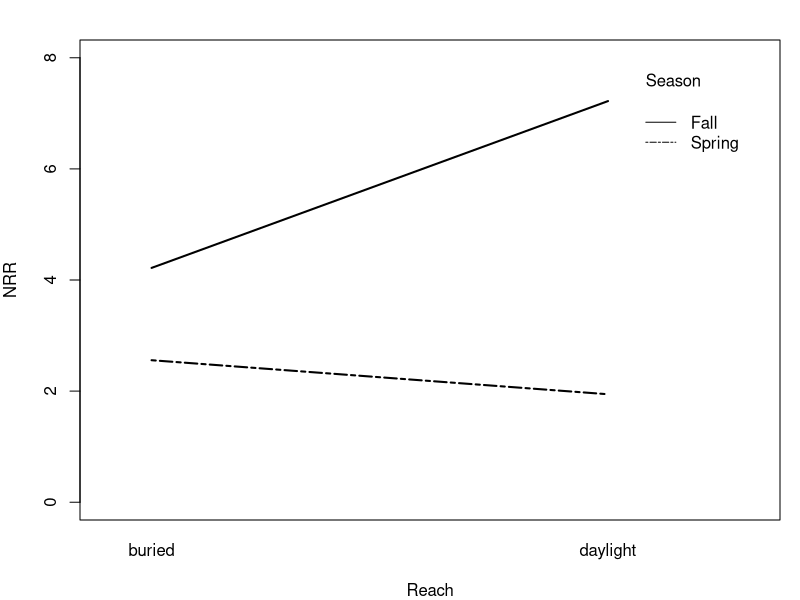
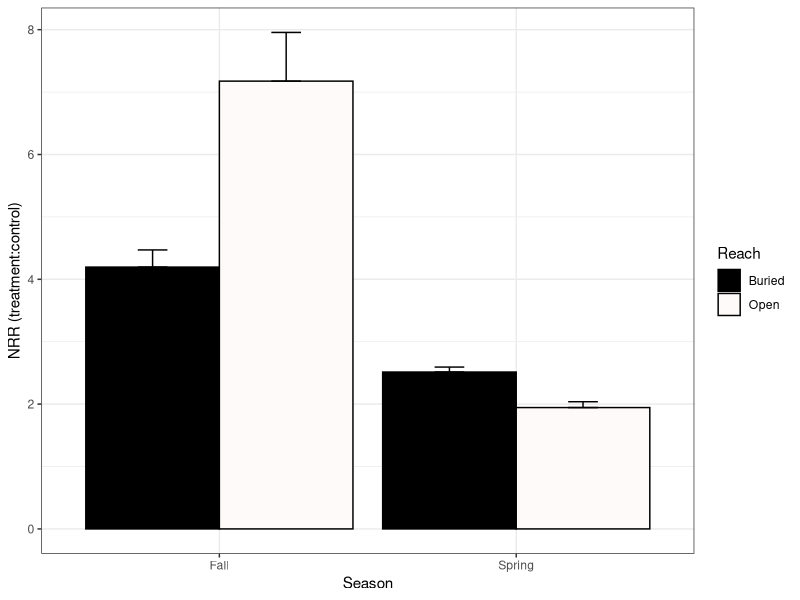
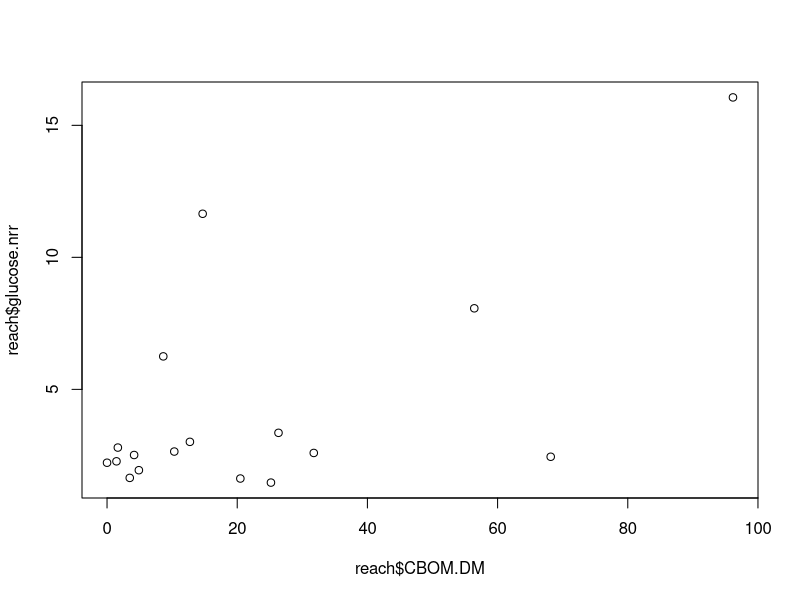
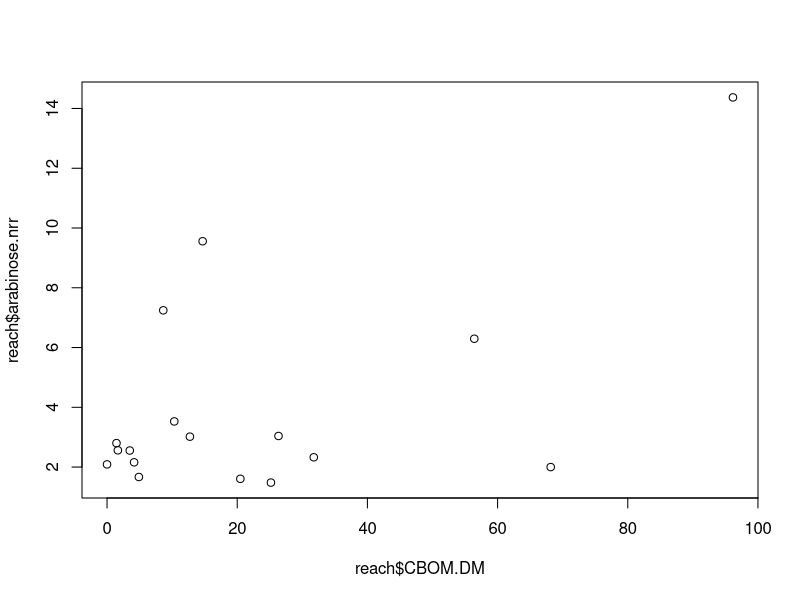
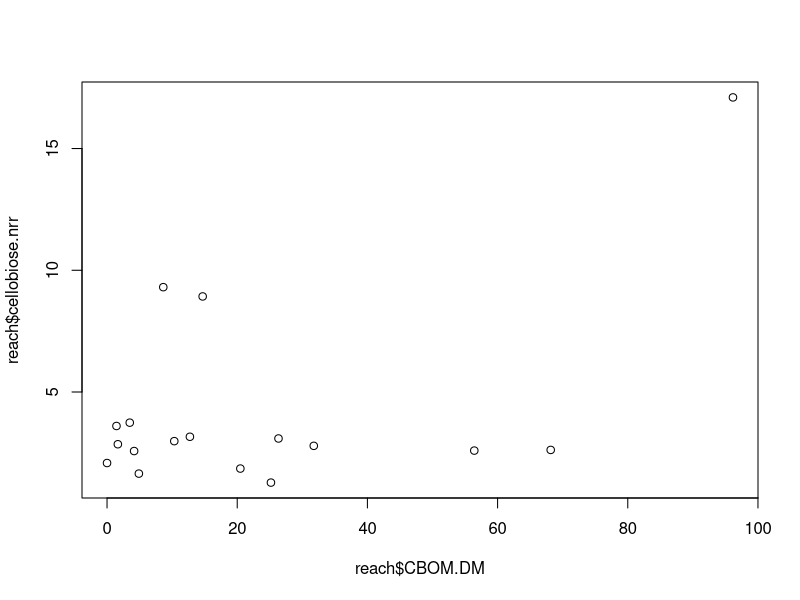

Write R code to recreate these figures, in order. (Note: this script raises an error after producing the figures.)
#9-May-16
#This R script compiles all our final analyses from cincy.reach.R
#and cincy.nds.R.  Those two files contain the variance optimization 
#and model selection code.

############################################################################################
#load and set up data

#packages
install.packages("nlme")
install.packages("nortest")
install.packages("dplyr")
install.packages("multcomp")
install.packages("MASS")
install.packages("ggplot2")
library(nlme)
library(nortest)
library(dplyr)
library(multcomp)
library(MASS)
library(ggplot2)

#load and evaluate NDS data
nds<-read.table(file="cincy.nds.csv", header=T, sep=',')
str(nds)
unique(nds$stream)
unique(nds$season)
unique(nds$reach)
unique(nds$carbon)

nds$carbon <- factor(nds$carbon, levels = c("Control", "Arabinose", "Cellobiose", "Glucose"))

#load and evaluate REACH data
reach<-read.table(file="cincy.reach.csv", header=T, sep=',')
unique(reach$stream)
unique(reach$season)
unique(reach$reach)
str(reach)

############################################################################################
#Carbon limitation analysis with NDS data
fall<-subset(nds, season=="Fall")
spring<-subset(nds, season=="Spring")
fall.spring<-rbind(fall,spring)
fall.spring<-droplevels(fall.spring)#removes summer as a level bc it has no values

vf1 = varIdent(form = ~1|season*reach) 
vf2 = varExp(form = ~ fitted (.)|season)
vf3 = varIdent(form = ~1|stream)

M.nds<-lme(nrr~season*reach, random=~1|stream, 
           weights=varComb(vf1,vf2,vf3), data=fall.spring, 
           na.action=na.omit)
anova(M.nds)
summary(M.nds)

#interaction plot
op<-par(mfrow=c(1,1), mar=c(4,4,2,1))
x<-fall.spring[complete.cases(fall.spring),]#strips NA rows from data for plotting
x<-droplevels(x)#removes levels with no values, such as summer
with(x, 
     interaction.plot(reach,season,nrr, 
                      ylim=c(0,8),lty=c(1,12),lwd=2,ylab="NRR", 
                      xlab="Reach", trace.label="Season"))
par(op)
#fall has stronger NRR than spring, 
#but in spring, buried have greater response to added carbon
#whereas in fall, daylight reaches have greater response to added carbon

data = data.frame(aggregate(nrr~season+reach, data=fall.spring, 
            FUN=function(x) c(mean=mean(x), sd=sd(x), 
            n=length(x), se=sd(x)/sqrt(length(x)))))
data#look at aggregated data
x=data.frame(reach=factor(c("Buried","Buried","Open","Open")), 
            season=factor(c("Fall","Spring","Fall","Spring"), 
            levels=c("Fall","Spring")), 
            nrr.mean=c(4.19558058,2.51384505,7.17557390,1.94443149),
            nrr.se=c(0.27504630,0.08000855,0.78039976,0.09377607))
p<-ggplot(data=x, 
       aes(x=season, y=nrr.mean, fill=reach)) + geom_bar(stat="identity", 
       position=position_dodge(), colour="black") + geom_errorbar(aes(ymin=nrr.mean, 
       ymax=nrr.mean+nrr.se), width=0.2, 
       position=position_dodge(0.9)) + scale_fill_manual(values=c("black","snow"))
p+xlab("Season")+ylab("NRR (treatment:control)")+labs(fill="Reach")+theme_bw()
############################################################################################
#Reach scale data analysis


############multivariate approach to incorporate glucose, arabinose, and cellobiose responses
############into a single model
install.packages("vegan")
library(vegan)

#http://cc.oulu.fi/~jarioksa/softhelp/vegan/html/adonis.html
y <- cbind(reach$glucose.nrr,reach$arabinose.nrr,reach$cellobiose.nrr)
L.y <- cbind(log(reach$glucose.nrr+1),log(reach$arabinose.nrr+1),log(reach$cellobiose.nrr+1))
adonis(y~CBOM.DM+FBOM.DM, data=reach, na.action=na.omit, perm=1e5)
  #runs a simulation that returns CBOM as significant (p=0.039) and FBOM as marginal (p=0.053)
M1<-adonis(y~CBOM.DM+FBOM.DM, data=reach, na.action=na.omit, perm=1e5)
coefficients(M1)#glucose is term 1, arabinose is term 2, cellobiose is term 3
summary(M1)

#interpretation:  the more CBOM and FBOM, the greater the response to added carbon in NDS

plot(reach$glucose.nrr~reach$CBOM.DM)
plot(reach$arabinose.nrr~reach$CBOM.DM)
plot(reach$cellobiose.nrr~reach$CBOM.DM)

#these look terrible...maybe it's better not to graph these?

############N acquisition enzymes
vf1<-varIdent(form = ~1|stream)

M.nace<-gls(NACE.DM~season, weights=vf1, 
         data=reach, na.action=na.omit, method="REML")
anova(M.nace)
summary(M.nace)

model.matrix.gls <- function(M.nace, ...){
  model.matrix(terms(M.nace), data = getData(M.nace), ...)  
}
model.frame.gls <- function(M.nace, ...){
  model.frame(formula(M.nace), data = getData(M.nace), ...)  
}
terms.gls <- function(M.nace, ...){
  terms(model.frame(M.nace),...)  
}

multCompTukey <- glht(M.nace, linfct = mcp(season = "Tukey")) 
summary(multCompTukey)

#interpretation:  more N acquisition effort in fall compared to spring

data = data.frame(aggregate(NACE.DM~season, data=reach, 
             FUN=function(x) c(mean=mean(x), sd=sd(x), 
             n=length(x), se=sd(x)/sqrt(length(x)))))
data#look at aggregated data
x=data.frame(season=factor(c("Fall","Spring","Summer"), 
             levels=c("Fall","Spring","Summer")), 
             NACE.mean=c(1292.0847,473.3486,1020.8635),
             NACE.se=c(154.7755,210.6108,138.3992))
p<-ggplot(data=x, 
          aes(x=season, y=NACE.mean)) + geom_bar(stat="identity", 
          position=position_dodge(), colour="black") + geom_errorbar(aes(ymin=NACE.mean, 
          ymax=NACE.mean+NACE.se), width=0.2, 
          position=position_dodge(0.9)) + scale_fill_manual(values=c("black"))

p+xlab("Season")+ylab("NACE (nmol g-1 DM h-1)")+theme_bw()
#check units with Brian


############DOPAH2, correlates to lignin degradation so a metric of recalcitrant carbon use
vf3<-varIdent(form=~1|season)

M.dopah2<-gls(DOPAH2.DM~reach, 
              weights=vf3, data=reach, na.action=na.omit)
anova(M.dopah2)
summary(M.dopah2)

#interpretation:  more lignin degradation effort in buried compared to daylight regardless of season

data = data.frame(aggregate(DOPAH2.DM~reach, data=reach, 
          FUN=function(x) c(mean=mean(x), sd=sd(x), 
          n=length(x), se=sd(x)/sqrt(length(x)))))
data#look at aggregated data
x=data.frame(reach=factor(c("Buried","Daylight"), 
          levels=c("Buried","Daylight")), 
          DOPAH2.mean=c(66.079513,29.633145),
          DOPAH2.se=c(8.583403,9.577104))
p<-ggplot(data=x, 
          aes(x=reach, y=DOPAH2.mean)) + geom_bar(stat="identity", 
          position=position_dodge(), colour="black") + geom_errorbar(aes(ymin=DOPAH2.mean, 
          ymax=DOPAH2.mean+DOPAH2.se), width=0.2, 
          position=position_dodge(0.9)) + scale_fill_manual(values=c("black"))

p+xlab("Reach")+ylab("DOPAH2 (nmol g-1 DM h-1)")+theme_bw()
#check units with Brian and write "DOPAH2" properly...wth is this stuff?

############POX, Brian Hill's alternate DOPA metric?
reach$L.POX<-log(reach$POX+1)

M.pox<-gls(L.POX~reach, data=reach, na.action=na.omit)
anova(M.pox)
summary(M.pox)

#interpretation:  more recalcitrant C degradation effort in buried compared to daylight 
    #regardless of season

data = data.frame(aggregate(POX~reach, data=reach, 
          FUN=function(x) c(mean=mean(x), sd=sd(x), 
          n=length(x), se=sd(x)/sqrt(length(x)))))
data#look at aggregated data
x=data.frame(reach=factor(c("Buried","Daylight"), 
          levels=c("Buried","Daylight")), 
          POX.mean=c(753199.1,324964.2),
          POX.se=c(136687.6,163517.4))
p<-ggplot(data=x, 
          aes(x=reach, y=POX.mean)) + geom_bar(stat="identity", 
          position=position_dodge(), colour="black") + geom_errorbar(aes(ymin=POX.mean, 
          ymax=POX.mean+POX.se), width=0.2, 
          position=position_dodge(0.9)) + scale_fill_manual(values=c("black"))

p+xlab("Reach")+ylab("POX (mol g-1 C h-1)")+theme_bw()

############LCI, index of carbon lability calculcated as recalcitrant/(labile+recalcitrant)
    #so a smaller number means there is more labile carbon and a bigger number means more
    #recalcitrant carbon

M.lci<-gls(LCI~season+reach+stream, data=reach, na.action=na.omit)
anova(M.lci)
summary(M.lci)

model.matrix.gls <- function(M.lci, ...){
  model.matrix(terms(M.lci), data = getData(M.lci), ...)  
}
model.frame.gls <- function(M.lci, ...){
  model.frame(formula(M.lci), data = getData(M.lci), ...)  
}
terms.gls <- function(M.lci, ...){
  terms(model.frame(M.lci),...)  
}

multCompTukey <- glht(M.lci, linfct = mcp(season = "Tukey")) 
summary(multCompTukey)

#spring and fall don't differ, but summer has more recalcitrant carbon than the fall
#daylight has more labile carbon than buried

data = data.frame(aggregate(LCI~season+reach, data=reach, 
          FUN=function(x) c(mean=mean(x), sd=sd(x), 
          n=length(x), se=sd(x)/sqrt(length(x)))))
data#look at aggregated data
x=data.frame(reach=factor(c("Buried","Buried","Buried","Open","Open","Open")), 
          season=factor(c("Fall","Spring","Summer","Fall","Spring","Summer"), 
          levels=c("Fall","Spring","Summer")), 
          LCI.mean=c(0.75679360,0.91763295,0.93085557,0.60661323,0.60207482,0.89880824),
          LCI.se=c(0.10750636,0.04472784,0.01133049,0.11575625,0.11305799,0.06472929))
p<-ggplot(data=x, 
          aes(x=season, y=LCI.mean, fill=reach)) + geom_bar(stat="identity", 
          position=position_dodge(), colour="black") + geom_errorbar(aes(ymin=LCI.mean, 
          ymax=LCI.mean+LCI.se), width=0.2, 
          position=position_dodge(0.9)) + scale_fill_manual(values=c("black","snow"))
p+xlab("Season")+ylab("LCI (recalcitrant/(labile+recalcitrant))")+labs(fill="Reach")+theme_bw()

############HIX, humification index from Pennino

new.reach<-reach[reach$HIX>0.71,]#subset data to remove outlier

vf1<-varIdent(form = ~1|stream)

M.hix<-gls(HIX~season+reach+stream, 
         weights=vf1, data=new.reach,na.action=na.omit) 
anova(M.hix)
summary(M.hix)

model.matrix.gls <- function(M.hix, ...){
  model.matrix(terms(M.hix), data = getData(M.hix), ...)  
}
model.frame.gls <- function(M.hix, ...){
  model.frame(formula(M.hix), data = getData(M.hix), ...)  
}
terms.gls <- function(M.hix, ...){
  terms(model.frame(M.hix),...)  
}

multCompTukey <- glht(M.hix, linfct = mcp(season = "Tukey")) 
summary(multCompTukey)

#Fall has higher humification index than spring or summer
#Daylight has higher humification index than buried, possibly due to terrestrial inputs to
  #open reaches

data = data.frame(aggregate(HIX~season+reach, data=new.reach, 
          FUN=function(x) c(mean=mean(x), sd=sd(x), 
          n=length(x), se=sd(x)/sqrt(length(x)))))
data#look at aggregated data
x=data.frame(reach=factor(c("Buried","Buried","Buried","Open","Open","Open")), 
          season=factor(c("Fall","Spring","Summer","Fall","Spring","Summer"), 
          levels=c("Fall","Spring","Summer")), 
          HIX.mean=c(0.889640833,0.875041500,0.894589833,0.938477000,0.881083500,0.874557750),
          HIX.se=c(0.024981359,0.001638500,0.005782358,0.009319571,0.014257931,0.014645250))
p<-ggplot(data=x, 
          aes(x=season, y=HIX.mean, fill=reach)) + geom_bar(stat="identity", 
          position=position_dodge(), colour="black") + geom_errorbar(aes(ymin=HIX.mean, 
          ymax=HIX.mean+HIX.se), width=0.2, 
          position=position_dodge(0.9)) + scale_fill_manual(values=c("black","snow"))
p+xlab("Season")+ylab("Humification Index (HIX))")+labs(fill="Reach")+theme_bw()

############BIX, biological freshness index from Pennino

M.bix<-gls(BIX~season, 
              data=reach,na.action=na.omit)  
anova(M.bix)
summary(M.bix)

model.matrix.gls <- function(M.bix, ...){
  model.matrix(terms(M.bix), data = getData(M.bix), ...)  
}
model.frame.gls <- function(M.bix, ...){
  model.frame(formula(M.bix), data = getData(M.bix), ...)  
}
terms.gls <- function(M.bix, ...){
  terms(model.frame(M.bix),...)  
}

multCompTukey <- glht(M.bix, linfct = mcp(season = "Tukey")) 
summary(multCompTukey)

#spring and summer have higher freshness than fall, but they don't differ from each other

data = data.frame(aggregate(BIX~season, data=reach, 
          FUN=function(x) c(mean=mean(x), sd=sd(x), 
          n=length(x), se=sd(x)/sqrt(length(x)))))
data#look at aggregated data
x=data.frame(season=factor(c("Fall","Spring","Summer"), 
          levels=c("Fall","Spring","Summer")), 
          BIX.mean=c(0.0981945833,0.7412309167,0.7377986000),
          BIX.se=c(0.0007789257,0.0059971767,0.0062660596))
p<-ggplot(data=x, 
          aes(x=season, y=BIX.mean)) + geom_bar(stat="identity", 
          position=position_dodge(), colour="black") + geom_errorbar(aes(ymin=BIX.mean, 
          ymax=BIX.mean+BIX.se), width=0.2, 
          position=position_dodge(0.9)) + scale_fill_manual(values=c("black"))

p+xlab("Season")+ylab("Biological Freshness Index (BIX)")+theme_bw()

############FI is fluorescence index from Pennino. bigger=microbial, lower=terrestrial

vf2<-varIdent(form=~1|reach)

M.fi<-gls(FI~season, weights=vf2, 
          data=reach, na.action=na.omit)

anova(M.fi)
summary(M.fi)

model.matrix.gls <- function(M.fi, ...){
  model.matrix(terms(M.fi), data = getData(M.fi), ...)  
}
model.frame.gls <- function(M.fi, ...){
  model.frame(formula(M.fi), data = getData(M.fi), ...)  
}
terms.gls <- function(M.fi, ...){
  terms(model.frame(M.fi),...)  
}

multCompTukey <- glht(M.fi, linfct = mcp(season = "Tukey")) 
summary(multCompTukey)

#fall has a larger terrestrial signature than spring or summer.  spring and summer not different
  #from each other

data = data.frame(aggregate(FI~season, data=reach, 
          FUN=function(x) c(mean=mean(x), sd=sd(x), 
          n=length(x), se=sd(x)/sqrt(length(x)))))
data#look at aggregated data
x=data.frame(season=factor(c("Fall","Spring","Summer"), 
          levels=c("Fall","Spring","Summer")), 
          FI.mean=c(0.335320000,1.278229250,1.262672300),
          FI.se=c(0.028975281,0.004810842,0.008548331))
p<-ggplot(data=x, 
          aes(x=season, y=FI.mean)) + geom_bar(stat="identity", 
          position=position_dodge(), colour="black") + geom_errorbar(aes(ymin=FI.mean, 
          ymax=FI.mean+FI.se), width=0.2, 
          position=position_dodge(0.9)) + scale_fill_manual(values=c("black"))

p+xlab("Season")+ylab("Fluoroscence Index (FI)")+theme_bw()

############P2H is protein to humic ratio from Pennino. bigger numbers are more protein like OM 
  #compared to humic-like OM

vf6<-varPower(form = ~ fitted(.))

M.p2h<-gls(P2H~season+reach+stream, 
        weights=vf6, data=new.reach,na.action=na.omit)

anova(M.p2h)
summary(M.p2h)

model.matrix.gls <- function(M.p2h, ...){
  model.matrix(terms(M.p2h), data = getData(M.p2h), ...)  
}
model.frame.gls <- function(M.p2h, ...){
  model.frame(formula(M.p2h), data = getData(M.p2h), ...)  
}
terms.gls <- function(M.p2h, ...){
  terms(model.frame(M.p2h),...)  
}

multCompTukey <- glht(M.p2h, linfct = mcp(season = "Tukey")) 
summary(multCompTukey)

#spring and summer have higher P2H than fall, daylight has lower P2H than buried with small
  #effect size, possibly due to greater biological activity using the better OM?

data = data.frame(aggregate(P2H~season+reach, data=new.reach, 
        FUN=function(x) c(mean=mean(x), sd=sd(x), 
        n=length(x), se=sd(x)/sqrt(length(x)))))
data#look at aggregated data
x=data.frame(reach=factor(c("Buried","Buried","Buried","Open","Open","Open")), 
        season=factor(c("Fall","Spring","Summer","Fall","Spring","Summer"), 
        levels=c("Fall","Spring","Summer")), 
        P2H.mean=c(0.04535483,0.79201250,0.60917967,0.03616317,0.67722583,0.67767175),
        P2H.se=c(0.01262531,0.06582000,0.04264401,0.01879541,0.08523015,0.03721975))
p<-ggplot(data=x, 
        aes(x=season, y=P2H.mean, fill=reach)) + geom_bar(stat="identity", 
        position=position_dodge(), colour="black") + geom_errorbar(aes(ymin=P2H.mean, 
        ymax=P2H.mean+P2H.se), width=0.2, 
        position=position_dodge(0.9)) + scale_fill_manual(values=c("black","snow"))
p+xlab("Season")+ylab("Protein to Humic Ratio)")+labs(fill="Reach")+theme_bw()
